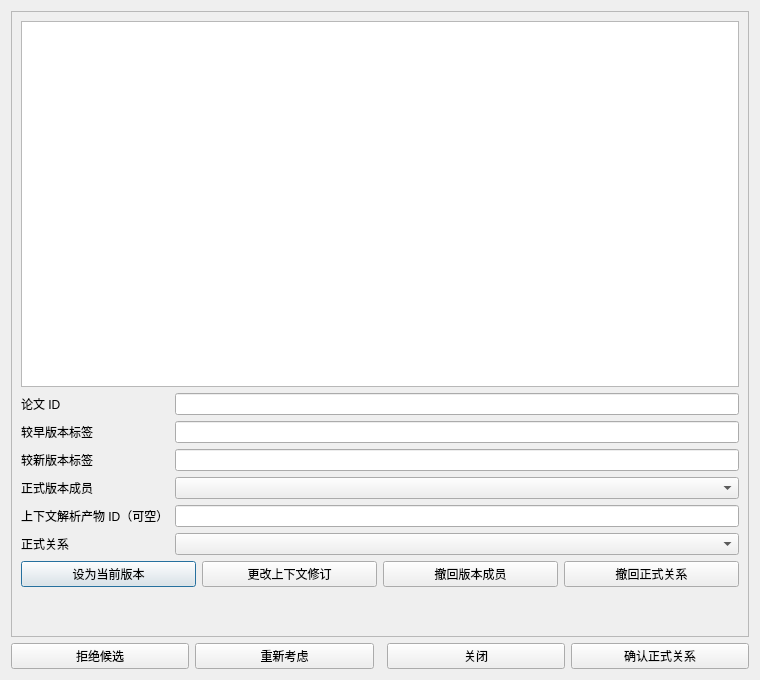
<?xml version="1.0" encoding="UTF-8"?>
<ui version="4.0">
 <class>RelationReviewDialog</class>
 <widget class="QDialog" name="relationReviewDialog">
  <property name="minimumSize"><size><width>760</width><height>680</height></size></property>
  <property name="windowTitle"><string>审阅版本关系</string></property>
  <layout class="QVBoxLayout" name="relationReviewRootVerticalLayout">
   <item><widget class="QScrollArea" name="relationReviewScrollArea"><property name="widgetResizable"><bool>true</bool></property><widget class="QWidget" name="relationReviewContentWidget"><layout class="QFormLayout" name="relationReviewFormLayout">
    <item row="0" column="0" colspan="2"><widget class="QTextBrowser" name="candidateEvidenceText"><property name="minimumSize"><size><width>0</width><height>220</height></size></property><property name="openExternalLinks"><bool>false</bool></property></widget></item>
    <item row="1" column="0"><widget class="QLabel" name="decisionPaperIdLabel"><property name="text"><string>论文 ID</string></property></widget></item>
    <item row="1" column="1"><widget class="QLineEdit" name="decisionPaperIdEdit"/></item>
    <item row="2" column="0"><widget class="QLabel" name="earlierVersionLabelLabel"><property name="text"><string>较早版本标签</string></property></widget></item>
    <item row="2" column="1"><widget class="QLineEdit" name="earlierVersionLabelEdit"/></item>
    <item row="3" column="0"><widget class="QLabel" name="laterVersionLabelLabel"><property name="text"><string>较新版本标签</string></property></widget></item>
    <item row="3" column="1"><widget class="QLineEdit" name="laterVersionLabelEdit"/></item>
    <item row="4" column="0"><widget class="QLabel" name="membershipLabel"><property name="text"><string>正式版本成员</string></property></widget></item>
    <item row="4" column="1"><widget class="QComboBox" name="membershipCombo"/></item>
    <item row="5" column="0"><widget class="QLabel" name="contextParseLabel"><property name="text"><string>上下文解析产物 ID（可空）</string></property></widget></item>
    <item row="5" column="1"><widget class="QLineEdit" name="contextParseEdit"/></item>
    <item row="6" column="0"><widget class="QLabel" name="formalRelationLabel"><property name="text"><string>正式关系</string></property></widget></item>
    <item row="6" column="1"><widget class="QComboBox" name="formalRelationCombo"/></item>
    <item row="7" column="0" colspan="2"><layout class="QHBoxLayout" name="versionActionHorizontalLayout">
     <item><widget class="QPushButton" name="setCurrentVersionButton"><property name="text"><string>设为当前版本</string></property></widget></item>
     <item><widget class="QPushButton" name="changeVersionContextButton"><property name="text"><string>更改上下文修订</string></property></widget></item>
     <item><widget class="QPushButton" name="retractVersionButton"><property name="text"><string>撤回版本成员</string></property></widget></item>
     <item><widget class="QPushButton" name="retractRelationButton"><property name="text"><string>撤回正式关系</string></property></widget></item>
    </layout></item>
    <item row="8" column="0" colspan="2"><widget class="QLabel" name="relationRecoveryStatusLabel"><property name="text"><string/></property></widget></item>
    <item row="9" column="0" colspan="2"><widget class="QLabel" name="relationErrorLabel"><property name="text"><string/></property><property name="wordWrap"><bool>true</bool></property></widget></item>
   </layout></widget></widget></item>
   <item><layout class="QHBoxLayout" name="candidateDecisionHorizontalLayout">
    <item><widget class="QPushButton" name="rejectCandidateButton"><property name="text"><string>拒绝候选</string></property></widget></item>
    <item><widget class="QPushButton" name="reconsiderCandidateButton"><property name="text"><string>重新考虑</string></property></widget></item>
    <item><spacer name="candidateDecisionSpacer"><property name="orientation"><enum>Qt::Horizontal</enum></property></spacer></item>
    <item><widget class="QPushButton" name="closeRelationReviewButton"><property name="text"><string>关闭</string></property></widget></item>
    <item><widget class="QPushButton" name="confirmCandidateButton"><property name="text"><string>确认正式关系</string></property></widget></item>
   </layout></item>
  </layout>
 </widget>
 <resources/><connections/>
</ui>
